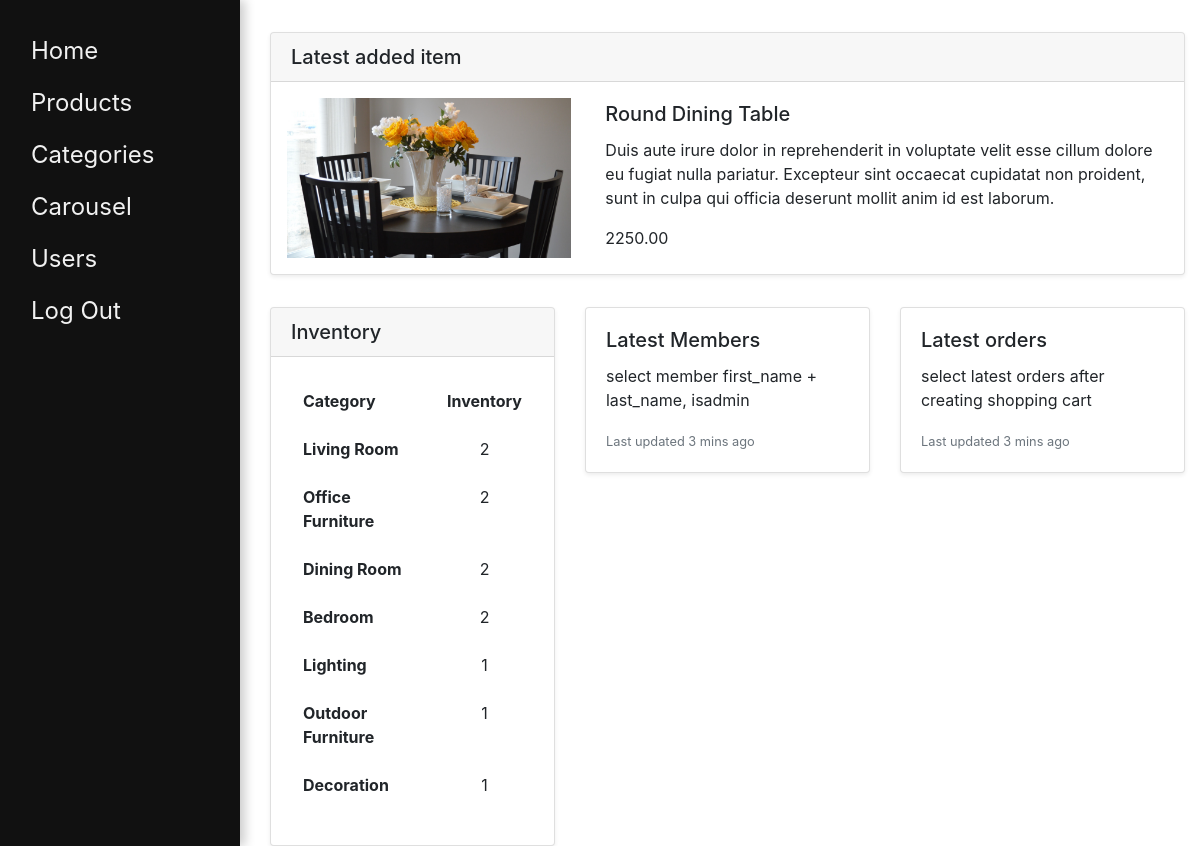
Screenshot of /backend/index.php (signed in) with the database file from the repository.
### tables this page shows
CREATE TABLE `images` (
  `id` int(11) NOT NULL,
  `product_id` int(11) NOT NULL,
  `image_url` varchar(256) NOT NULL
);

CREATE TABLE `products` (
  `id` int(11) NOT NULL,
  `cat_id` int(11) NOT NULL,
  `name` varchar(255) NOT NULL,
  `price` decimal(10,2) NOT NULL,
  `description` varchar(512) NOT NULL,
  `featured` tinyint(4) NOT NULL
);

### backend/index.php (the view, shortened to what this page needs)
<?php
function dbConnect() {
  require 'config.php';
  return $db;
}
function getLatest() {
  $db = dbConnect();
  $sql = 'SELECT products.*, images.image_url FROM products INNER JOIN images
    ON images.product_id = products.id ORDER BY id DESC LIMIT 1';
  $product = $db -> query($sql);
  return $product;
}
function getInventory() {
  $db = dbConnect();
  $sql = 'SELECT COUNT(products.id) AS inventory, categories.name AS category FROM
    products INNER JOIN categories ON categories.id = products.cat_id
    GROUP BY products.cat_id';
  $stmt = $db -> query($sql);
  $inventory = $stmt -> fetchAll();
  return $inventory;
}
?>
<!DOCTYPE html>
<html lang="en">
<head>
  <link rel="stylesheet" href="../style/css/bootstrap.min.css">
  <link rel="stylesheet" href="../style/css/all.min.css">
  <link rel="stylesheet" href="../style/css/main.css">
</head>
<body>
  <div class="container-fluid">
    <section class="main-section">
    <div class="card shadow-sm" style="margin: 2rem 0">
      <h5 class="card-header">
        Latest added item
      </h5>
      <?php
        $product = getLatest();
        foreach ($product as $cols):
      ?>
      <div class="row">
        <div class="col-4">
          <a href="#">
            <img src="../<?= $cols['image_url'] ?>" class="img-fluid" alt="" style="margin: 1rem">
          </a>
        </div>
        <div class="col-8">
          <div class="card-body">
            <h5 class="card-title"><?= $cols['name'] ?></h5>
            <p class="card-text"><?= $cols['description'] ?></p>
            <p class="card-text"><?= $cols['price'] ?></p>
          </div>
        </div>
      </div>
      <?php endforeach; ?>
    </div>
    <div class="row">
      <div class="col-4">
        <div class="card shadow-sm">
          <h5 class="card-header">Inventory</h5>
          <div class="card-body">
            <table class="table table-borderless">
              <thead style="border-top: none;">
                <tr>
                  <th scope="col">Category</th>
                  <th scope="col" style="text-align:center;">Inventory</th>
                </tr>
              </thead>
              <tbody>
                <?php
                  $inventory = getInventory();
                  foreach($inventory as $cols):
                ?>
                <tr>
                  <th scope="row"><?= $cols['category'] ?></th>
                  <td style="text-align:center;"><?= $cols['inventory'] ?></td>
                </tr>
                <?php endforeach; ?>
              </tbody>
            </table>
          </div>
        </div>
      </div>
      <div class="col-4">
        <div class="card shadow-sm">
          <div class="card-body">
            <h5 class="card-title">Latest Members</h5>
            <p class="card-text">select member first_name + last_name, isadmin</p>
            <p class="card-text"><small class="text-muted">Last updated 3 mins ago</small></p>
          </div>
        </div>
      </div>
      <div class="col-4">
        <div class="card shadow-sm">
          <div class="card-body">
            <h5 class="card-title">Latest orders</h5>
            <p class="card-text">select latest orders after creating shopping cart</p>
            <p class="card-text"><small class="text-muted">Last updated 3 mins ago</small></p>
          </div>
        </div>
      </div>
    </div>
    </section>
  </div>
</body>
</html>

### style/css/main.css (style rules this page uses)
.main-section { margin-left:255px }
a { text-decoration:none }

### rows the page displays
images: image_url (picture), product.name "Round Dining Table", product.description "Duis aute irure dolor in reprehenderit in voluptate velit esse cillum dolore eu fugiat nulla pariatur. Excepteur sint occaecat cupidatat non proident, sunt in culpa qui officia deserunt mollit anim id est laborum.", product.price "2250.00"

### other values shown
$cols['category'] "Living Room"
$cols['inventory'] "2"
$cols['category'] "Office Furniture"
$cols['category'] "Dining Room"
$cols['category'] "Bedroom"
$cols['category'] "Lighting"
$cols['inventory'] "1"
$cols['category'] "Outdoor Furniture"
$cols['category'] "Decoration"
